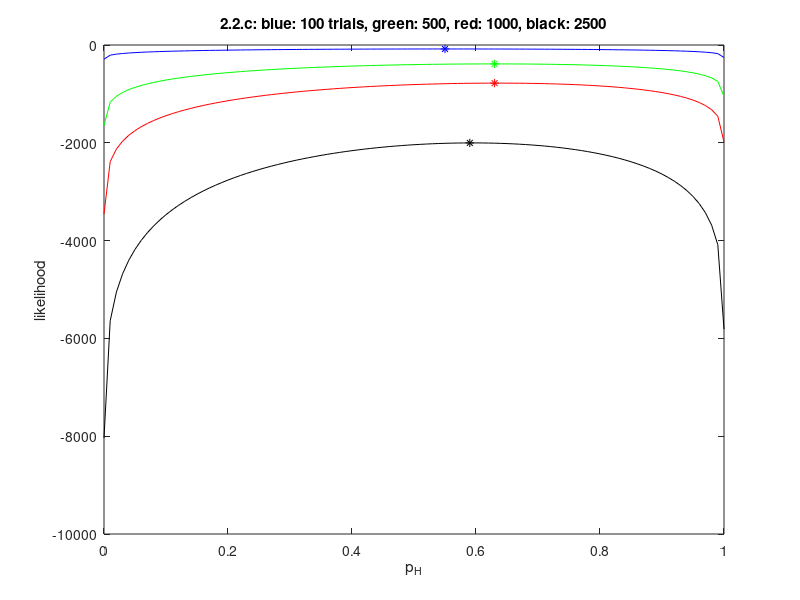

Write MATLAB code to recreate this figure.
% Homework 2, Question 2, 2.c
%
% Fill in the missing code below!
%
% --- DO NOT ALTER CODE ---


clear all;

p_H_star = 0.6; % the value of the true parameter
sigma_squared = 0.1;  % the variance of the noise term, epsilon_i
p_H = 0:0.01:1; % sample p_H
N_bits = [100 500 1000 2500]; % trial size varies
nTrials = length(N_bits);
nPhSamples = length(p_H);
L = zeros(nTrials, nPhSamples);  % L: num_trial_sizes x num_ph_samples, each row corresponds to the
         % likelihood of one trial size vs. p_H plot
max_L = zeros(nTrials, 1);  % max_L: num_trial_sizes x 1, keeps track of the maximum likelihood 
max_L_inds = zeros(nTrials, 1); % num_trial_sizes x 1, keeps track of index in p_H with max likelihood
colors = {[0 0 1], [0 1 0], [1 0 0], [0 0 0]}; % colors for the lines

rng(10701); % sets the random seed to produce identical output each time
         

%% FILL IN THE MISSING CODE HERE
%
%  --- ALTER THIS CODE ---
sigma = sqrt(sigma_squared);
const = 1 / (sigma * sqrt(2 * pi));
for i=1:nTrials
    nBits = N_bits(i);
    samps = (rand(1, nBits) > 0.4) + normrnd(0, sigma, [1 nBits]);
    max_LL = -inf;
    max_LL_ind = 1;
    for j=1:nPhSamples
        ph = .01*(j-1);
        res = 0;
        for k=1:nBits
            samp = samps(1,k);
            beta = const * exp(-(samp-1)^2/(2 * sigma_squared));
            alpha = const * exp(-(samp)^2/(2 * sigma_squared));
            res = res + log(ph * (beta - alpha) + alpha);
        end
        L(i,j) = res;
        if res > max_LL
           max_LL = res;
           max_LL_ind = j;
        end
    end
    max_L(i,1) = max_LL;
    max_L_inds(i,1) = max_LL_ind;
end



%%  Plots the results   --- DO NOT ALTER CODE ---

figure;

for isize = 1:length(N_bits)
    
    plot(p_H, L(isize,:), 'Color', colors{isize});
    hold on;
    plot(p_H(max_L_inds(isize)), max_L(isize), '*', 'MarkerEdgeColor', colors{isize});
    
end

xlabel('p_H');
ylabel('likelihood');
title('2.2.c: blue: 100 trials, green: 500, red: 1000, black: 2500');